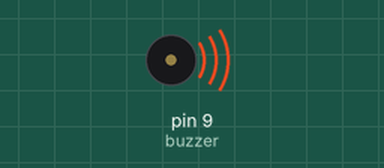
A sketch run on a simulated Arduino Uno, built with avr-gcc and run on an emulated ATmega328P. Parts: buzzer (waves = sounding).

Above: at 0.5 s.
At 5.5 s:
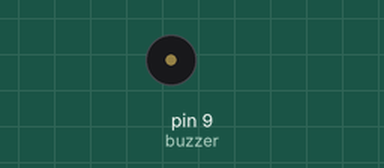
Timing chart, 0 to 6.9 s (numbered marks = the images above):
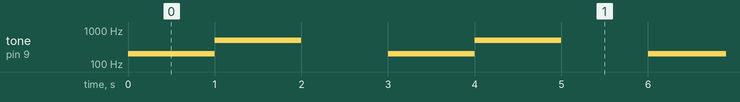

Measured:
- by itself, tone on pin 9 (buzzer): repeats every 3.0 s: 500 Hz 1.0 s, silent 1.0 s, 200 Hz 1.0 s

The sketch:

buzzer.ino
```cpp
const int buzzer=9;
void setup(){
 pinMode(buzzer, OUTPUT);
}
void loop(){
  tone(buzzer, 200);
  delay(1000);
   tone(buzzer, 500);
  delay(1000);
  noTone(buzzer);
  delay(1000);
}
```
